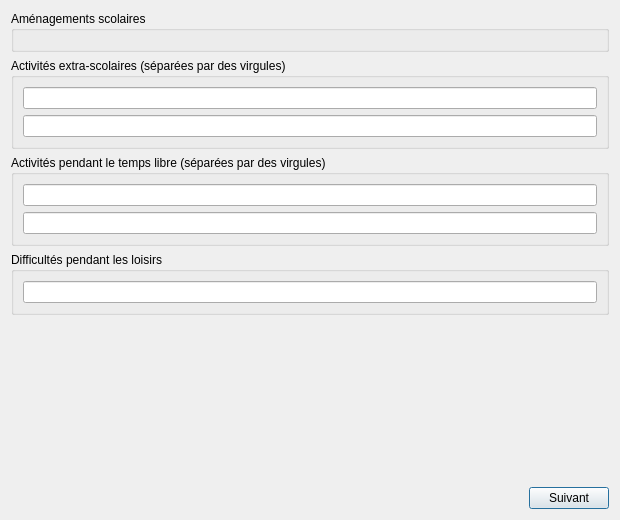
<?xml version="1.0" encoding="UTF-8"?>
<ui version="4.0">
 <class>Interface5</class>
 <widget class="QDialog" name="Interface5">
  <property name="geometry"><rect><x>0</x><y>0</y><width>620</width><height>520</height></rect></property>
  <property name="windowTitle"><string>TrameErgo - Aménagements et loisirs</string></property>
  <layout class="QVBoxLayout" name="dispositionEcran">
   <item>
    <widget class="QGroupBox" name="groupBoxAmenagementsScolaires">
     <property name="title"><string>Aménagements scolaires</string></property>
     <layout class="QVBoxLayout" name="layoutGroupBoxAmenagementsScolaires">
      <item>
       <widget class="ListeCases" name="listeAmenagements"/>
      </item>
     </layout>
    </widget>
   </item>
   <item>
    <widget class="QGroupBox" name="groupBoxActivitesExtraScolaires">
     <property name="title"><string>Activités extra-scolaires (séparées par des virgules)</string></property>
     <layout class="QVBoxLayout" name="layoutGroupBoxActivitesExtraScolaires">
      <item>
       <widget class="QLineEdit" name="lineEditActivitesExtraScolaires1"/>
      </item>
      <item>
       <widget class="QLineEdit" name="lineEditActivitesExtraScolaires2"/>
      </item>
     </layout>
    </widget>
   </item>
   <item>
    <widget class="QGroupBox" name="groupBoxActivitesTempsLibre">
     <property name="title"><string>Activités pendant le temps libre (séparées par des virgules)</string></property>
     <layout class="QVBoxLayout" name="layoutGroupBoxActivitesTempsLibre">
      <item>
       <widget class="QLineEdit" name="lineEditActivitesTempsLibre1"/>
      </item>
      <item>
       <widget class="QLineEdit" name="lineEditActivitesTempsLibre2"/>
      </item>
     </layout>
    </widget>
   </item>
   <item>
    <widget class="QGroupBox" name="groupBoxDifficultesPendantLoisirs">
     <property name="title"><string>Difficultés pendant les loisirs</string></property>
     <layout class="QVBoxLayout" name="layoutGroupBoxDifficultesPendantLoisirs">
      <item>
       <widget class="QLineEdit" name="lineEditDifficultesPendantLoisirs"/>
      </item>
     </layout>
    </widget>
   </item>
   <item>
    <spacer name="espaceVertical"><property name="orientation"><enum>Qt::Vertical</enum></property><property name="sizeHint" stdset="0"><size><width>20</width><height>40</height></size></property></spacer>
   </item>
   <item>
    <layout class="QHBoxLayout" name="layoutBas">
     <item>
      <spacer name="espaceBas"><property name="orientation"><enum>Qt::Horizontal</enum></property><property name="sizeHint" stdset="0"><size><width>40</width><height>20</height></size></property></spacer>
     </item>
     <item>
      <widget class="QPushButton" name="pushButtonSuivant"><property name="text"><string>Suivant</string></property></widget>
     </item>
    </layout>
   </item>
  </layout>
 </widget>
 <customwidgets>
  <customwidget>
   <class>ListeCases</class>
   <extends>QWidget</extends>
   <header>listecases.h</header>
  </customwidget>
 </customwidgets>
 <resources/>
 <connections/>
</ui>
